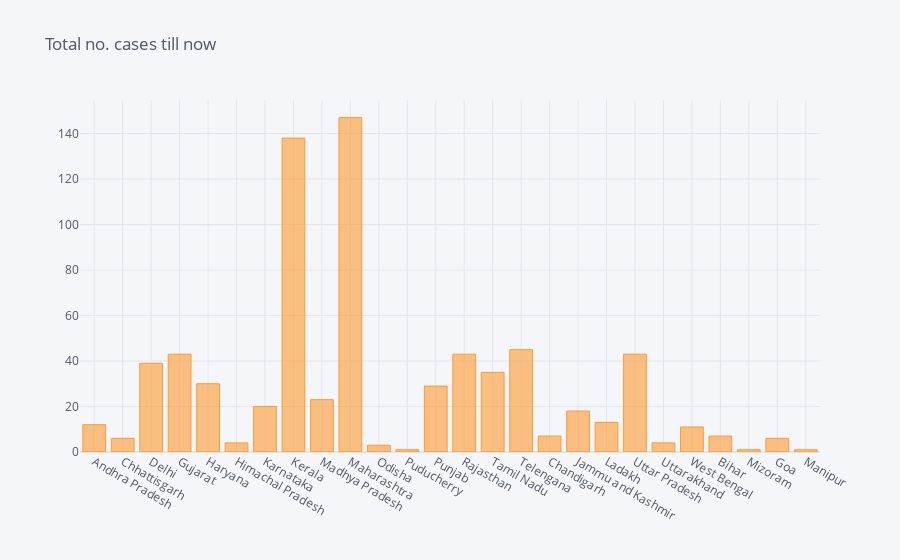

The notebook cell saved with this chart:
### Code cell
#plotly
df.iplot(kind = "bar", x="Name of State / UT", y="Total Cases", title = "Total no. cases till now")

### Figure 1 — Plotly figure (JSON) as saved in the notebook; plotly's stock layout.template omitted (floating-point values rounded to 4 significant figures)
{"data": [{"marker": {"color": "rgba(255, 153, 51, 0.6)", "line": {"color": "rgba(255, 153, 51, 1.0)", "width": 1}}, "name": "Total Cases", "orientation": "v", "text": "", "type": "bar", "x": ["Andhra Pradesh", "Chhattisgarh", "Delhi", "Gujarat", "Haryana", "Himachal Pradesh", "Karnataka", "Kerala", "Madhya Pradesh", "Maharashtra", "Odisha", "Puducherry", "Punjab", "Rajasthan", "Tamil Nadu", "Telengana", "Chandigarh", "Jammu and Kashmir", "Ladakh", "Uttar Pradesh", "Uttarakhand", "West Bengal", "Bihar", "Mizoram", "Goa", "Manipur"], "y": [12, 6, 39, 43, 30, 4, 20, 138, 23, 147, 3, 1, 29, 43, 35, 45, 7, 18, 13, 43, 4, 11, 7, 1, 6, 1]}], "layout": {"legend": {"bgcolor": "#F5F6F9", "font": {"color": "#4D5663"}}, "paper_bgcolor": "#F5F6F9", "plot_bgcolor": "#F5F6F9", "title": {"font": {"color": "#4D5663"}, "text": "Total no. cases till now"}, "xaxis": {"gridcolor": "#E1E5ED", "showgrid": true, "tickfont": {"color": "#4D5663"}, "title": {"font": {"color": "#4D5663"}, "text": ""}, "zerolinecolor": "#E1E5ED"}, "yaxis": {"gridcolor": "#E1E5ED", "showgrid": true, "tickfont": {"color": "#4D5663"}, "title": {"font": {"color": "#4D5663"}, "text": ""}, "zerolinecolor": "#E1E5ED"}}}
